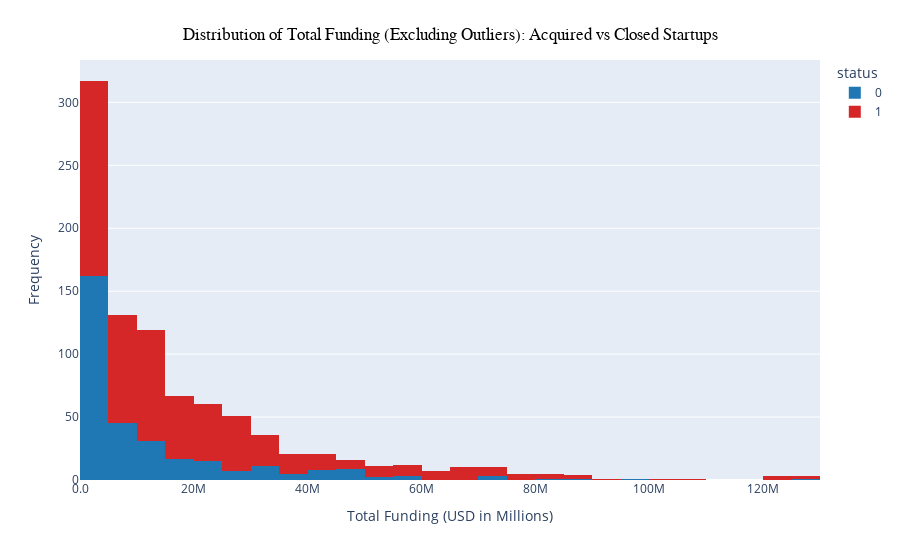

Write notebook code for a chart like this one.
### Markdown cell above
##### 5.4  What is the average total funding for startups that successfully get acquired VS those that close?

### Code cell
import plotly.express as px

# Define a list of pastel color codes
colors = ['#1f77b4', '#d62728']

# Filter out extreme outliers from the data
max_value = data_df['funding_total_usd'].quantile(0.99)  # Define a threshold (e.g., 99th percentile)
filtered_data = data_df[data_df['funding_total_usd'] < max_value]

# Create a histogram with the filtered data
fig = px.histogram(data_frame=filtered_data, x='funding_total_usd', color='status',
                   labels={'funding_total_usd': 'Total Funding (USD in Millions)'},
                   color_discrete_sequence=colors)  
                   
# Update layout for better visualization
fig.update_layout(
    title={
        'text': 'Distribution of Total Funding (Excluding Outliers): Acquired vs Closed Startups',
        'y': 0.95,  # You can adjust this for vertical position
        'x': 0.5,  # You can adjust this for horizontal position
        'xanchor': 'center',
        'yanchor': 'top',
        'font': {
            'size': 17,
            'color': 'black',  # You can change the color if you want
            'family': 'Arial, sans-serif', # You can change the font family if you want
        },
    },
    xaxis_title='Total Funding (USD in Millions)',
    yaxis_title='Frequency',
)
# Format the x-axis tick labels to display values in millions
fig.update_xaxes(tickformat=".2s", exponentformat="none")

# Show the figure
fig.show()

### Figure 1 — Plotly figure (JSON) as saved in the notebook; plotly's stock layout.template omitted (floating-point values rounded to 4 significant figures; data arrays with more than 128 entries replaced by an {"elided": "..."} marker saying what was removed)
{"data": [{"alignmentgroup": "True", "bingroup": "x", "hovertemplate": "status=0<br>Total Funding (USD in Millions)=%{x}<br>count=%{y}<extra></extra>", "legendgroup": "0", "marker": {"color": "#1f77b4", "pattern": {"shape": ""}}, "name": "0", "offsetgroup": "0", "orientation": "v", "showlegend": true, "type": "histogram", "x": {"elided": "322 int values"}, "xaxis": "x", "yaxis": "y"}, {"alignmentgroup": "True", "bingroup": "x", "hovertemplate": "status=1<br>Total Funding (USD in Millions)=%{x}<br>count=%{y}<extra></extra>", "legendgroup": "1", "marker": {"color": "#d62728", "pattern": {"shape": ""}}, "name": "1", "offsetgroup": "1", "orientation": "v", "showlegend": true, "type": "histogram", "x": {"elided": "591 int values"}, "xaxis": "x", "yaxis": "y"}], "layout": {"barmode": "relative", "legend": {"title": {"text": "status"}, "tracegroupgap": 0}, "margin": {"t": 60}, "title": {"font": {"color": "black", "family": "Arial, sans-serif", "size": 17}, "text": "Distribution of Total Funding (Excluding Outliers): Acquired vs Closed Startups", "x": 0.5, "xanchor": "center", "y": 0.95, "yanchor": "top"}, "xaxis": {"anchor": "y", "domain": [0, 1], "exponentformat": "none", "tickformat": ".2s", "title": {"text": "Total Funding (USD in Millions)"}}, "yaxis": {"anchor": "x", "domain": [0, 1], "title": {"text": "Frequency"}}}}
